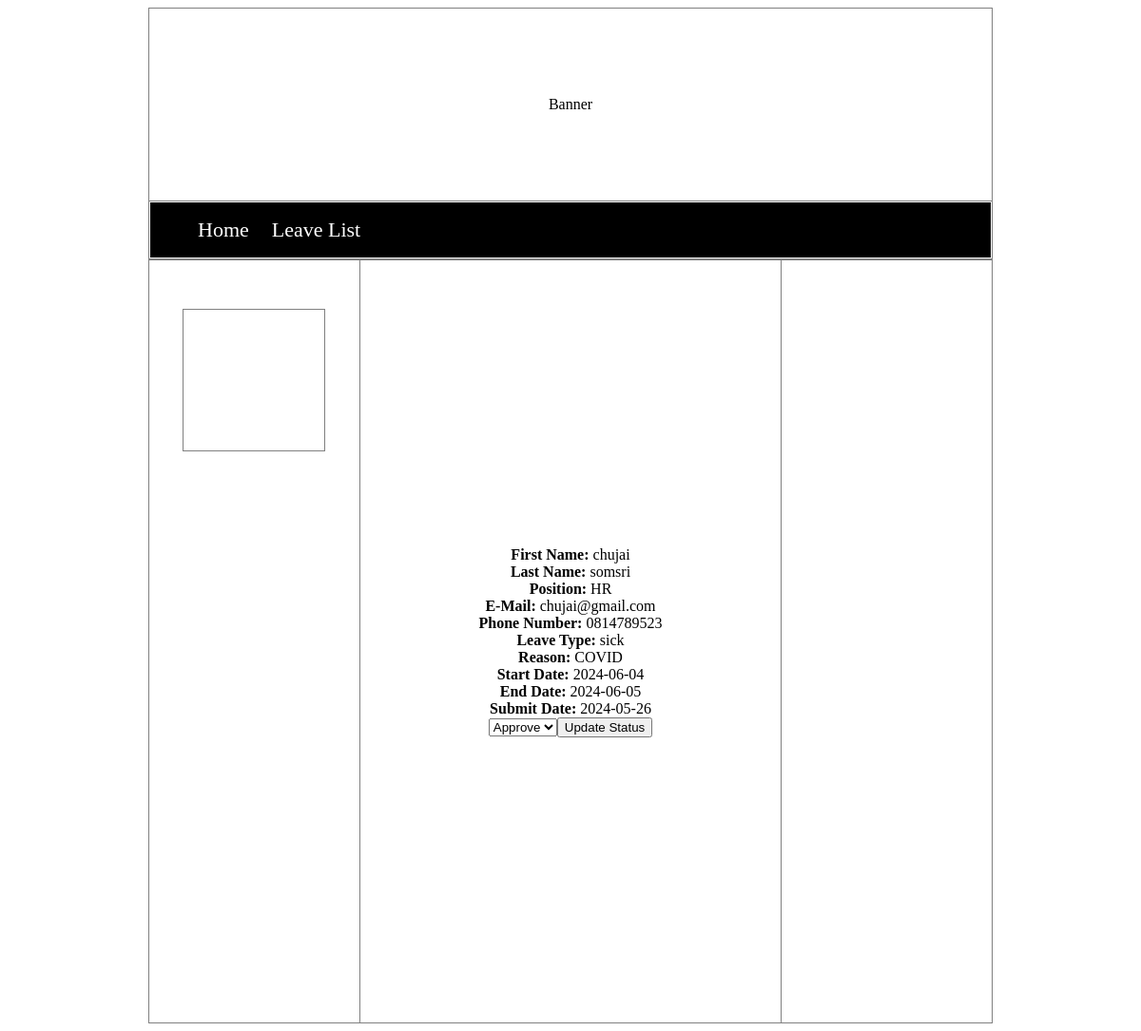
The page /view.php?firstname=chujai on the database its author committed.
### tables this page shows
CREATE TABLE `leave_request` (
  `requestid` int(10) NOT NULL,
  `firstname` varchar(50) NOT NULL,
  `lastname` varchar(50) NOT NULL,
  `position` varchar(50) NOT NULL,
  `email` varchar(50) NOT NULL,
  `phonenumber` varchar(10) NOT NULL,
  `leavetype` varchar(50) NOT NULL,
  `reason` varchar(50) NOT NULL,
  `startdat` date NOT NULL,
  `enddat` date NOT NULL,
  `savedat` date NOT NULL,
  `stat` varchar(50) NOT NULL
);

### View.php (the view, shortened to what this page needs)
<!DOCTYPE html>
<html lang="en">
<head>
    <link rel="stylesheet" href="CSS/indexcss.css">
</head>
<body>
<div>
    <table style="border-collapse: collapse; width: 75%;" border="1" align="center">
        <tbody>
        <tr>
            <td class="banner">
                Banner
            </td>
        </tr>
        <tr style="height: 50px;">
            <td>
                <nav class="NavContainer">
                    <ul class="NavLeft">
                        <li><a href="index.php">Home</a></li>
                        <li><a href="leavelist.php">Leave List</a></li>
                    </ul>
                </nav>
            </td>
        </tr>
        </tbody>
    </table>
    <table style="border-collapse: collapse; width: 75%;" border="1" align="center">
        <tbody>
        <tr>
            <td class="body1">
                <table style="border-collapse: collapse" border="1" align="center" class="profpic">
                    <tbody>
                    <tr>
                        <td class="Banner">
                        </td>
                    </tr>
                    </tbody>
                </table>
            </td>
            <td class="body2">
                        <?php
                            $servername = "localhost";
                            $dbusername = "root";
                            $dbpassword = "";
                            $dbname = "mtest";
                            $conn = new mysqli($servername, $dbusername, $dbpassword, $dbname);
                            if(isset($_GET['firstname'])) {
                                $firstname = $_GET['firstname'];
                                $sql = "SELECT * FROM leave_request WHERE firstname = ?";
                                $stmt = $conn->prepare($sql);
                                $stmt->bind_param("s", $firstname);
                                $stmt->execute();
                                $res = $stmt->get_result();
                                if($res->num_rows > 0) {
                                    echo '<div class="vertical-table">';
                                    while($row = $res->fetch_assoc()) {
                                        echo '<div class="vertical-row">';
                                        echo '<div class="vertical-cell"><strong>First Name:</strong> ' . $row['firstname'] . '</div>';
                                        echo '<div class="vertical-cell"><strong>Last Name:</strong> ' . $row['lastname'] . '</div>';
                                        echo '<div class="vertical-cell"><strong>Position:</strong> ' . $row['position'] . '</div>';
                                        echo '<div class="vertical-cell"><strong>E-Mail:</strong> ' . $row['email'] . '</div>';
                                        echo '<div class="vertical-cell"><strong>Phone Number:</strong> ' . $row['phonenumber'] . '</div>';
                                        echo '<div class="vertical-cell"><strong>Leave Type:</strong> ' . $row['leavetype'] . '</div>';
                                        echo '<div class="vertical-cell"><strong>Reason:</strong> ' . $row['reason'] . '</div>';
                                        echo '<div class="vertical-cell"><strong>Start Date:</strong> ' . $row['startdat'] . '</div>';
                                        echo '<div class="vertical-cell"><strong>End Date:</strong> ' . $row['enddat'] . '</div>';
                                        echo '<div class="vertical-cell"><strong>Submit Date:</strong> ' . $row['savedat'] . '</div>';
                                        echo '<div class="vertical-cell">';
                                        echo '<form action="/PHP/submitstat.php?firstname=' . $row["firstname"] . '" method="post">';
                                        echo '<select id="status" name="status">';
                                        echo '<option value="approve">Approve</option>';
                                        echo '</select>';
                                        echo '<input type="submit" value="Update Status">';
                                        echo '</form>';
                                        echo '</div>';
                                        echo '</div>';
                                    }
                                    echo '</div>';
                                } else {
                                    echo "0 results";
                                }
                            } else {
                                echo "First Name not provided";
                            }
                        ?>
            </td>
            <td class="body3">
            </td>
        </tr>
        </tbody>
    </table>
</div>
</body>
</html>

### CSS/indexcss.css (style rules this page uses)
.banner { text-align: center; height: 200px; }
.body1 { width: 25%; height: 800px; text-align: center; }
.body2 { width: 50%; height: 800px; text-align: center; }
.body3 { width: 25%; height: 800px; text-align: center; }
.profpic { margin-top:-350px; width: 150px; height: 150px; }
li { display: inline-block; margin: 0 10px; }
.NavContainer { background-color: rgb(0, 0, 0); display: flex; justify-content: space-between; transform: round; }
.NavRight li a, .NavLeft li a { text-decoration: none; display: box; width: 100%; height: 100%; font-size: 22px; color: rgb(255, 255, 255); }

### rows shown on the page
leave_request: firstname "chujai", lastname "somsri", position "HR", email "chujai@gmail.com", phonenumber "0814789523", leavetype "sick", reason "COVID", startdat "2024-06-04", enddat "2024-06-05", savedat "2024-05-26"
